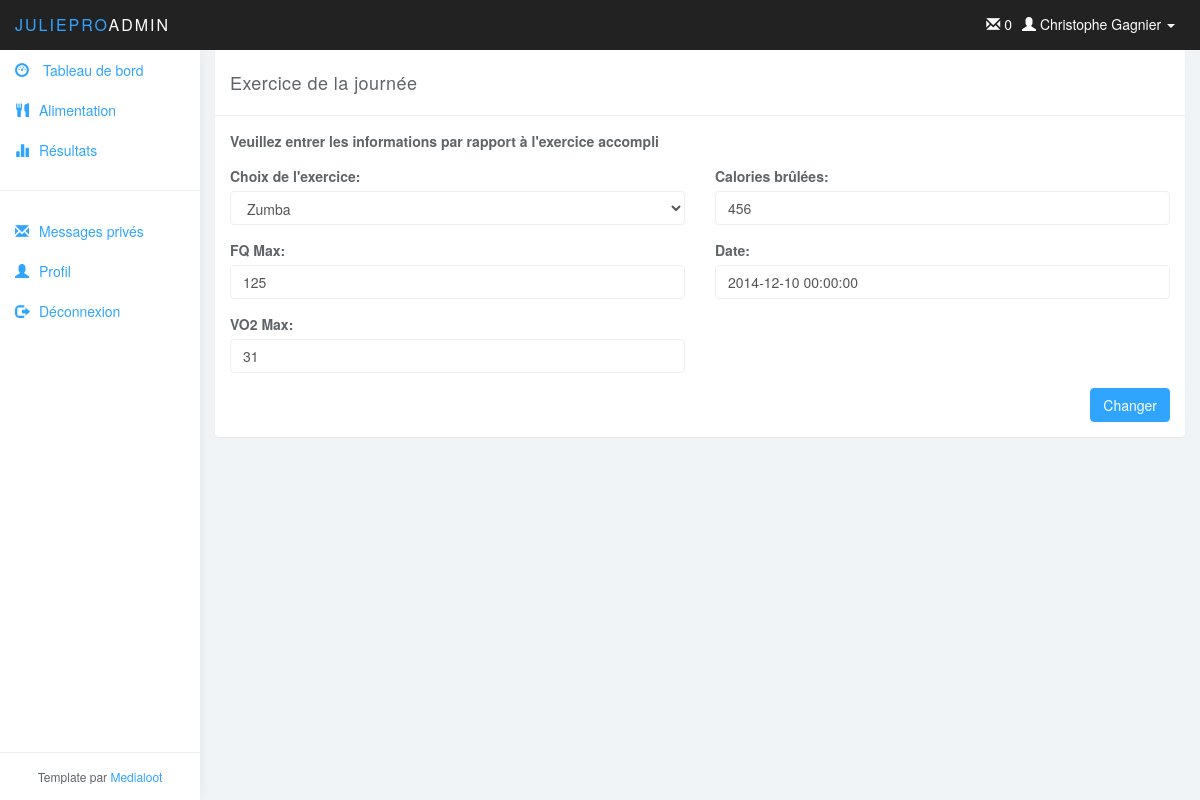
/?action=form_resultat&edit=4, run on an earlier commit of the app's database.
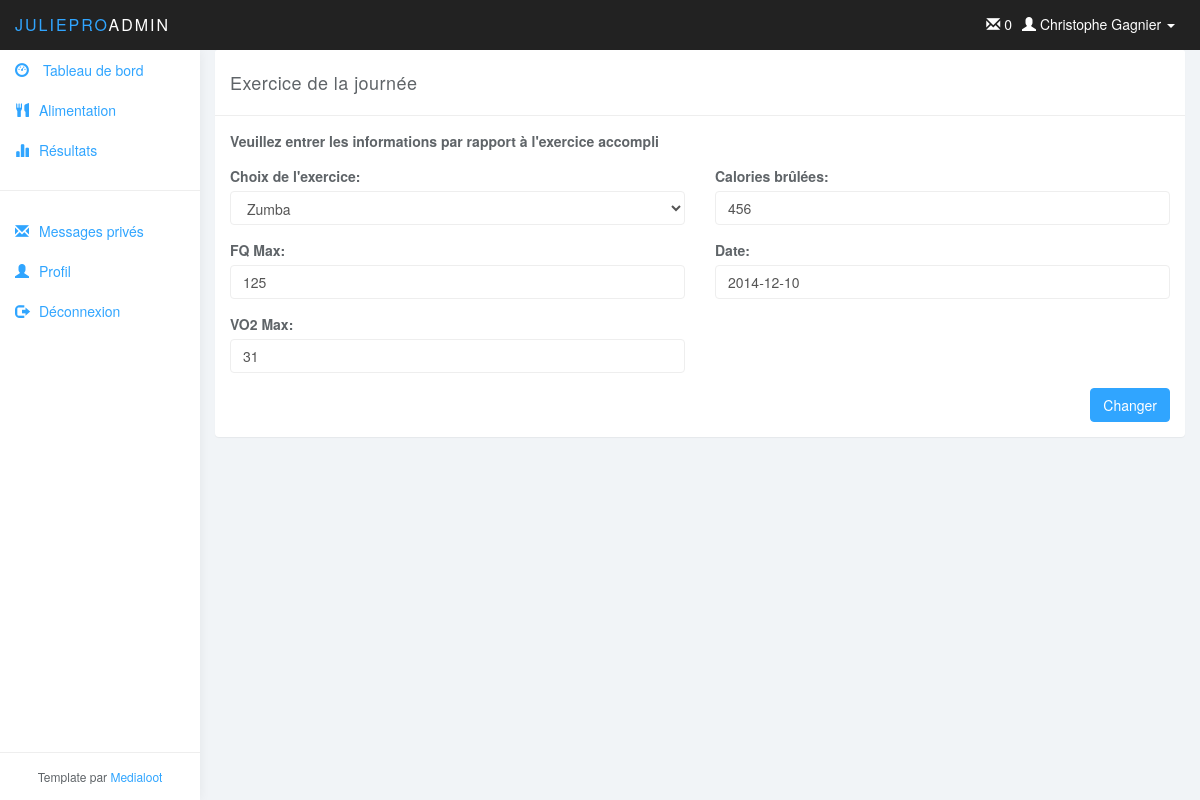
And on a later commit of the database.
### tables this page shows
CREATE TABLE IF NOT EXISTS `resultat` (
`resultatID` int(11) NOT NULL,
  `FQMax` int(11) NOT NULL,
  `VO2Max` int(11) NOT NULL,
  `calorieBrulee` int(11) NOT NULL,
  `date` date NOT NULL,
  `entrainementID` int(11) NOT NULL,
  `clientID` int(11) NOT NULL
);

### model/resultat_db.php (called while the page is built, shortened)
<?php
function get_resultat($userID, $resultatID)
{
    global $db;
    $query = 'SELECT *
              FROM `resultat` R
              INNER JOIN `entrainement` E
              ON R.`entrainementID` = E.`entrainementID`
              WHERE R.clientID = '.$userID.' AND R.resultatID = '.$resultatID;
    $result = $db->query($query);
    return $result->fetch();
}
function get_all_entrainement(){
    global $db;
    $query = 'select * from  `entrainement` ; ';
    $result = $db->query($query);
    return $result;
}

### model/user_db.php (called while the page is built, shortened)
<?php
function get_user($userID) {
    global $db;
    $query = 'SELECT * FROM utilisateur
              WHERE utilisateurID = '.$userID;
    $result = $db->query($query);
	$result = $result->fetch();
    return $result;
}

### view/form_resultat.php (the view, shortened to what this page needs)
<?php
if(isset($_GET['edit']))
{
    $edit = true;
    $resultat = get_resultat($userInfo['utilisateurID'], $_GET['edit']);
}
else
{
    $edit = false;
}
?>
<div class="panel panel-default">
    <div class="panel-heading">Exercice de la journée</div>
    <div class="panel-body">
        <strong style="margin-bottom: 15px; display: block;">Veuillez entrer les informations par rapport à l'exercice accompli </strong>
        <form action="#" method="post">
            <div class="row">
                <div class="col-md-6">
                    <div class="form-group">
                        <label>Choix de l'exercice:</label>
                        <select name="entrainementID" class="form-control">
                            <?php
                            $entrainements = get_all_entrainement();
                            foreach($entrainements as $entrainementCourant)
                            {
                                echo '<option value="'.$entrainementCourant['entrainementID'].'"';
                                if($edit && $entrainementCourant['entrainementID'] == $resultat['entrainementID'])
                                    echo ' selected ';
                                echo '>'.$entrainementCourant['nom'].'</option>';
                            }
                            ?>
                        </select>
                    </div>
                    <div class="form-group">
                        <label>FQ Max:</label>
                        <input class="form-control" value="<?php if($edit) echo $resultat['FQMax']; ?>"  required name="FQMax">
                    </div>
                    <div class="form-group">
                        <label>VO2 Max:</label>
                        <input class="form-control" value="<?php if($edit) echo $resultat['VO2Max']; ?>"  required name="VO2Max">
                    </div>
                </div>
                <div class="col-md-6">
                    <div class="form-group">
                        <label>Calories brûlées:</label>
                        <input class="form-control" value="<?php if($edit) echo $resultat['calorieBrulee']; ?>"  required name="calorieBrulee">
                    </div>
                    <div class="form-group">
                        <label>Date:</label>
                        <input class="form-control"  id="datepicker" name="date" value="<?php if($edit) echo $resultat['date']; else echo date('Y-m-d');?>">
                    </div>
                </div>
            </div>
            <button type="submit" class="btn btn-primary pull-right" name="action" value="<?php if($edit) echo 'update_resultat">Changer'; else echo 'insert_resultat">Ajouter'; ?></button>
        </form>
    </div>
</div>

What changed in the data, as far as the page shows it:
changed resultat: date "2014-12-10 00:00:00" → "2014-12-10"
